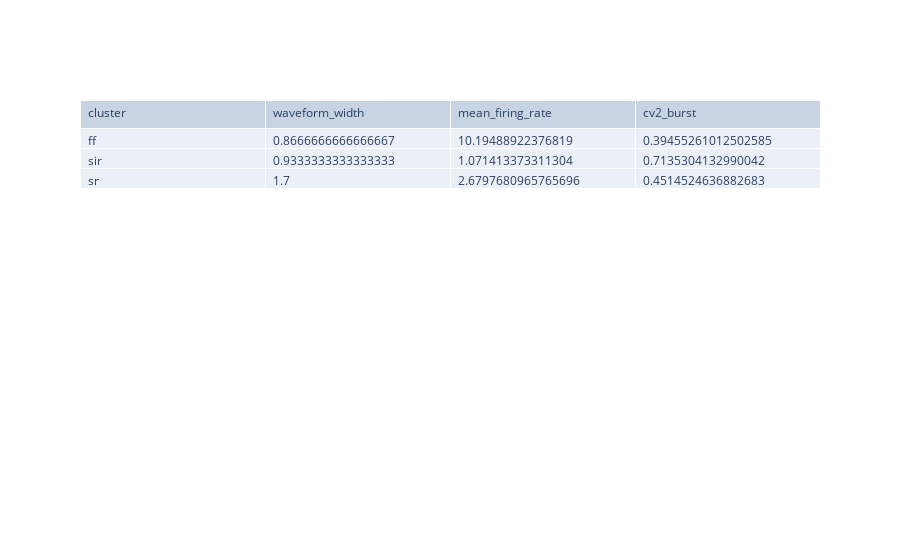

The cell this chart's notebook holds for it:
### Code cell
mapper = {0: "ff", 1: "sir", 2: "sr"}
results["wf_3"] = waveform_cluster(
    neurons, n_clusters=3,
    mapper=mapper,
    ).clusters

### Figure 1 — Plotly figure (JSON) as saved in the notebook; plotly's stock layout.template omitted (floating-point values rounded to 4 significant figures)
{"data": [{"cells": {"align": "left", "values": [["ff", "sir", "sr"], [0.8667, 0.9333, 1.7], [10.19, 1.071, 2.68], [0.3946, 0.7135, 0.4515]]}, "header": {"align": "left", "values": ["cluster", "waveform_width", "mean_firing_rate", "cv2_burst"]}, "type": "table"}], "layout": {}}
